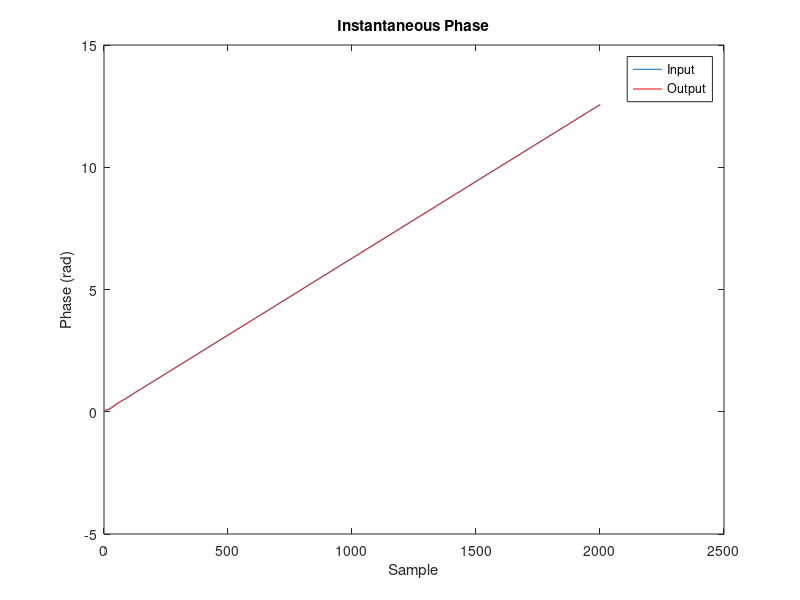
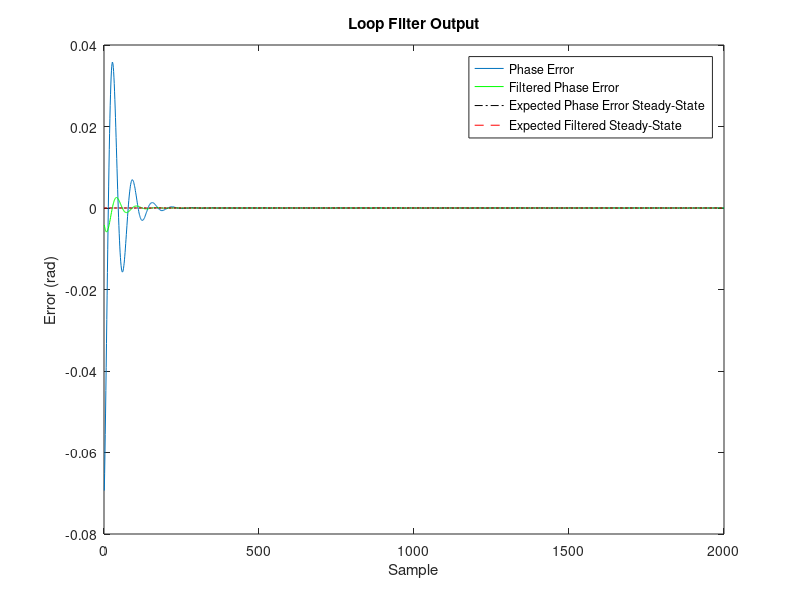
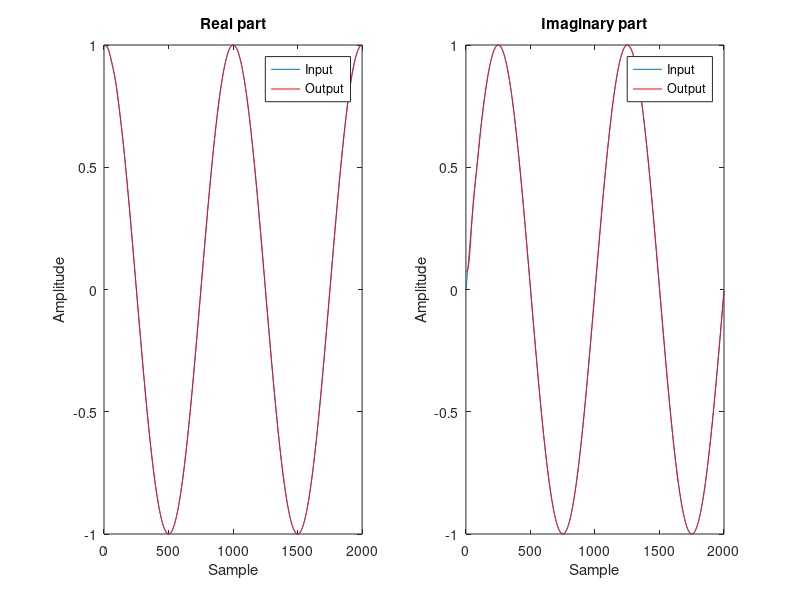

Source code (MATLAB) for these figures, in order:
clearvars, close all, clc
% Digital PLL Implementation
%
% Implements a DSP-based Phase-Locked Loop featured with a PI controller.
%
% The loop has three main components:
%   1) Direct Digital Synthesizer (DDS): iteratively generates a a complex
%   sinusoid by computing exp(j*phi_loop), where "phi_loop" is its
%   instantaneous phase that continuously grows based on a configurable
%   increment value. The angle increment added to the DDS (accumulated in
%   "phi_loop", i.e. its "phase accumulator") at each clock cycle (sample
%   period) is the nominal increment 2*pi*f0/fs, where f0 is the nominal
%   frequency of the DDS, plus a varying correction term. The latter term
%   should vary considerably until the instant after which the DDS output
%   is synchronized to the input, namely until the loop "locks".
%       Note that the DDS is a numerically controlled oscillator (NCO).
%   Just like a VCO, the derivative of its output signal's phase is
%   proportional to the signal passed to it as input, or, equivalently, its
%   phase output is the integral of the input. The NCO outputs a complex IQ
%   sinusoid:
%
%           s_loop(n) = exp(j*(2*pi*(f0/fs)n + theta_hat(n))),     (1)
%
%   where "theta_hat" is a phase that should track the phase "theta" from
%   an input of the form:
%
%           s_in(n) = exp(j*(2*pi*(f0/fs)*n + theta(n))).          (2)
%
%   This phase "theta_hat" comes from a "phase accumulator" that
%   continuously integrates the NCO input signal (the filtered error
%   explained below). Hence,
%
%           theta_hat(n) = sum_{n=0}^{n} filtered_error(n).        (3)
%
%   Clearly, if the input signal s_in has a fixed frequency offset f_offset
%   with respect to the nominal frequency, then its "theta" term is:
%
%           theta(n) = 2*pi*(f_offset/fs)*n                        (4)
%
%   In this case, the filtered error has to converge to
%   "2*pi*(f_offset/fs)", such that the NCO output phase difference in (3)
%   can track the input phase difference term of (4).
%
%   2) Phase Detector: extracts the phase error from the input complex
%   exponential and the loop complex exponential.
%
%      The phase error is obtained by computing the angle or the imaginary
%   part of the conjugate product between the input complex exponential and
%   the DDS complex exponential. As demonstrated below, the phase detector
%   that employs the imaginary operator outputs the sine of the phase
%   error, so it is non-linear and harder to analyze (but generally easier
%   to implement).
%
%       Consider the following:
%
%       Input                 : e^(j*phi_in)
%       Loop                  : e^(j*phi_loop)
%       Conjugate Product     : e^[j*(phi_in - phi_loop)]
%       ---------------------------------------------------
%       Conj. Product Angle   : phi_in - phi_loop
%       or
%       Imag{Conj. Product}   : sin(phi_in - phi_loop)
%
%   3) Loop Filter: filters the phase error such that, after sufficient
%   iterations, it is driven to zero (for null frequency offset and Ki=0 or
%   for non-null frequency offset, but also non-null Ki=0) or a constant
%   value (for constant frequency offset and Ki=0). The output of the loop
%   filter (called filtered phase error) is accumulated by the NCO (DDS),
%   as described in (3), and composes the correction term "theta_hat" of
%   Equation (1).
%
%   In the case when Ki > 0, namely the integral controller is enabled,
%   since the phase error from the phase detector is integrated, once the
%   loop converges to a "locked" state, the integrator has already
%   accumulated all the phase error required to output a constant value to
%   the NCO accumulator. In the previous example of a fixed frequency
%   offset, the integral filter output would rise and converge to
%   2*pi*(f_offset/fs) while the phase error (input to the integral filter)
%   would converge to zero.
%
% Suggested experiments:
%   1) Set Ki = 0 and configure the frequency offset to zero (y_ppm = 0).
%   See that the PLL can correct the constant phase error.
%   2) Set Ki = 0 and configure a large enough frequency offset. See that
%   the phase error converges to a constant value 2*pi*f_offset/fs.
%   3) With the same configuration, increase Kp and see that the
%   steady-state phase error to which the PLL converges becomes smaller,
%   at the expense of a noisier phase output due to the fact that the PLL
%   bandwidth increases with Kp.
%   4) Still with the same configuration (Ki = 0), reduce Kp such that the
%   phase error can exceed pi, case in wich the "atan" phase detector
%   suffers from ambiguity. In another words, use a Kp that allows a phase
%   error exceeding the pull-range of the PLL. Maybe increase the number of
%   iterations (nIterations) for better visualization.

nIterations = 2e3;
fs          = 1e6;   % Nominal sampling frequency
y_ppm       = 50;    % Fractional frequency offset in ppm
f0          = 1e3;   % Nominal clock frequency
pn_var      = 1e-9;  % Phase noise variance
Kp          = 0.05;  % Proportional Constant
Ki          = 0.01;  % Integral Constant
pd_choice   = 0;     % Phase Detector Choice (0 -> arctan{.}; 1 -> Im{.})

%% Derived parameters
y        = y_ppm * 1e-6;  % Fractional frequency offset in ppm
f_offset = y * f0;        % Absolute freq error (in Hz)
F_offset = f_offset/fs;   % Normalized absolute frequency offset

% Nominal Phase Increment (used in the loop phase accumulator)
delta_phi_c = 2*pi*f0/fs;

% PLL pull range
% Normalize frequency offset must be smaller than Kp*pi, namely:
%
%   F_offset < Kp*pi
if (F_offset > Kp*pi)
    warning('Frequency offset is not within the pull range\n');
end

%% Generate input signal
% The input signal obviously does not depend on the loop processing, so we
% can generate it before simulating the loop.
%
% The input here is considered to be a pure complex sinusoid (exponential)
% slightly corrupted by phase noise and eventually with frequency offset.
% We can simulate such an exponential by considering that in each clock
% cycle (sample period), the exponential grows by the following increment:
delta_phi_in = 2*pi*(f0 + f_offset)/fs;
% which when combined to the following phase noise random sequence:
phase_noise  = sqrt(pn_var)*randn(nIterations, 1);
% results in the actual instantanous phase:
phi_in       = (0:nIterations-1).' * delta_phi_in + phase_noise;
% Finally, generate the exponential:
s_in         = exp(1j * phi_in);

%% Loop

% Preallocate
s_loop             = zeros(nIterations, 1); % DDS Complex Value
phi_loop           = zeros(nIterations, 1); % DDS Phase Accumulator
dds_mult           = zeros(nIterations, 1); % Conjugate Product
phi_error          = zeros(nIterations, 1); % Phase Error
phi_error_filtered = zeros(nIterations, 1); % Filtered Phase Error

% Initialize the loop DDS to a random phase
phi_loop(1)  = sqrt(pi)*randn;

% Initialize integral filter output
integral_out = 0;

for i = 1:nIterations

%% Loop DDS:
s_loop(i) = exp(1j*phi_loop(i));

%% Phase Detector

% Multiply the input complex exponential by the conjugate of the loop DDS:
dds_mult(i) = s_in(i) * conj(s_loop(i));

% Phase error:
if (pd_choice)
    % Phase detector choice: Im{.}
    phi_error(i) = imag(dds_mult(i));
else
    % Phase detector choice: arctan{.}
    phi_error(i) = angle(dds_mult(i));
end

%% Loop Filter
% The loop filter consists of a Proportional+Integral (PI) controller

% Proportional term
proportional_out = phi_error(i)*Kp;

% Integral term
integral_out     = phi_error(i)*Ki + integral_out;

% PI Filter output:
phi_error_filtered(i) = proportional_out + integral_out;

%% Update the phase accumulator of the loop DDS
% The angle of the DDS complex exponential in the next clock cycle results
% from the sum between the nominal phase increment and the filtered phase
% error term:
phi_loop(i+1) = phi_loop(i) + delta_phi_c + phi_error_filtered(i);

end

%% Expected filter steady-state value
% The values to which the phase error and the filtered phase error converge
% depend on the loop order. For a second-order loop (with a PI controller),
% assuming an input with fixed frequency offset, the phase error converges
% to 0. In contrast, for a first-order loop (with a Proportional controller
% only), the phase error converges to 2*pi*(f_offset/fs)/Kp. In both cases,
% the filter output converges to 2*pi*(f_offset/fs).
if (Ki == 0)
    phi_error_ss_expected = 2*pi * F_offset / Kp;
else
    phi_error_ss_expected = 0;
end

phi_error_filtered_ss_expected = 2*pi * F_offset;

%% Performance
% Input vs. Output Instantaneous Phase
figure
plot(phi_in)
hold on
plot(phi_loop, 'r')
title('Instantaneous Phase')
xlabel('Sample')
ylabel('Phase (rad)')
legend('Input', 'Output')

% Filtered Phase Error
figure
plot(phi_error)
hold on
plot(phi_error_filtered, 'g')
hold on
plot(phi_error_ss_expected * ones(nIterations,1), '-.k')
hold on
plot(phi_error_filtered_ss_expected *  ones(nIterations,1), '--r')
title('Loop Filter Output')
legend('Phase Error', ...
    'Filtered Phase Error', ...
    'Expected Phase Error Steady-State', ...
    'Expected Filtered Steady-State')
xlabel('Sample')
ylabel('Error (rad)')

% Input vs. Output Sinusoids
figure
subplot(121)
plot(real(s_in))
hold on
plot(real(s_loop), 'r')
ylabel('Amplitude')
xlabel('Sample')
title('Real part')
legend('Input', 'Output')

subplot(122)
plot(imag(s_in))
hold on
plot(imag(s_loop), 'r')
ylabel('Amplitude')
xlabel('Sample')
title('Imaginary part')
legend('Input', 'Output')
